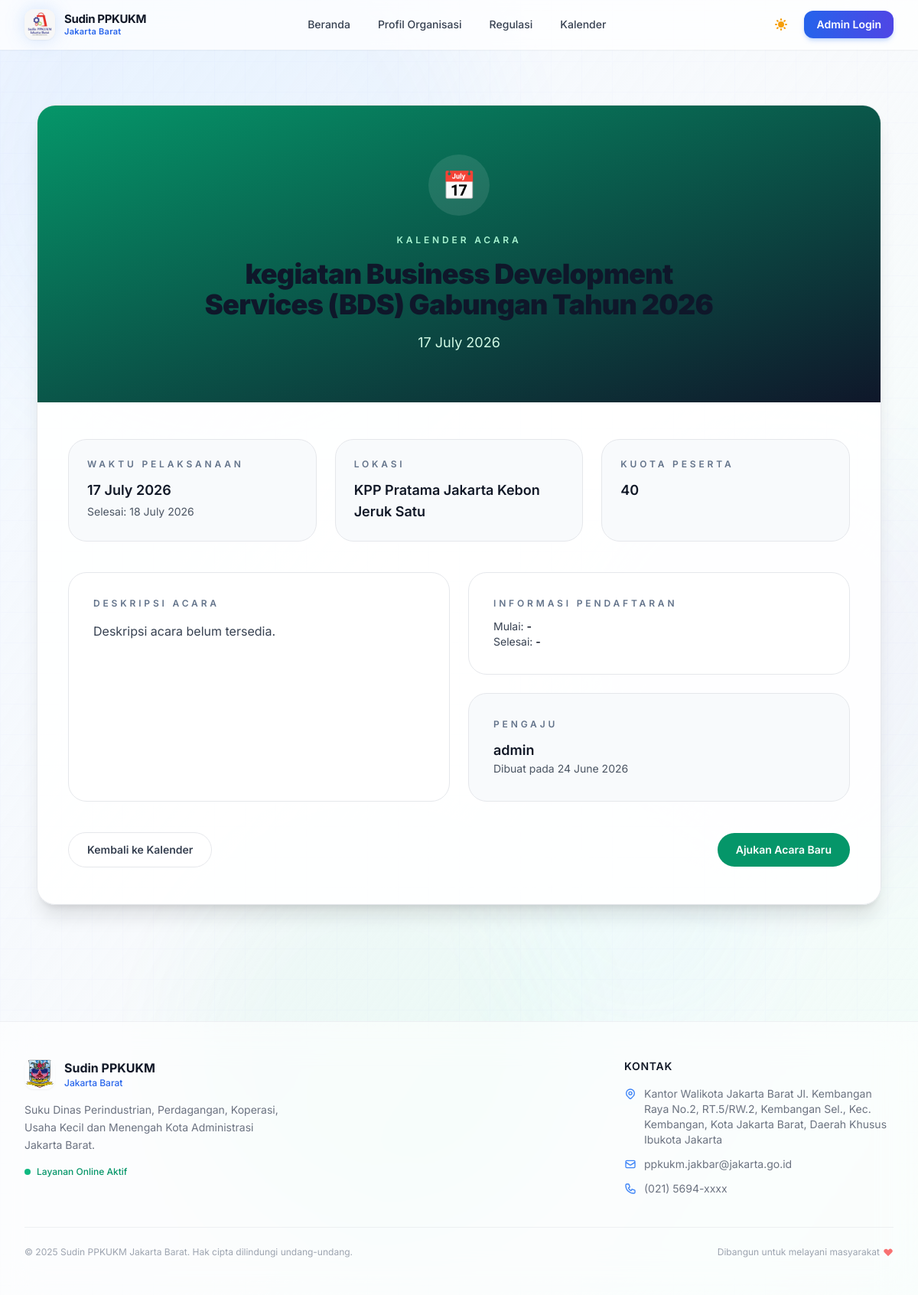
/calendar/37, run on the app's committed database.
### app.py (models this page shows)
class News(db.Model):
    id = db.Column(db.Integer, primary_key=True)
    title = db.Column(db.String(200), nullable=False)
    content = db.Column(db.Text)
    image_url = db.Column(db.String(255))
    publish_date = db.Column(db.DateTime, default=datetime.datetime.utcnow)
    author_id = db.Column(db.Integer, db.ForeignKey('user.id'))
    author = db.relationship('User', foreign_keys=[author_id], backref='news')
    status = db.Column(db.String(20), default='pending', nullable=False)  # 'pending' | 'published' | 'rejected'
    category = db.Column(db.String(50), default='event', nullable=False)  # 'pelatihan' | 'promosi' | 'event' | 'ukm' | 'kalender'
    registration_start_date = db.Column(db.DateTime, nullable=True)
    registration_end_date = db.Column(db.DateTime, nullable=True)
    start_date = db.Column(db.DateTime, nullable=True)
    end_date = db.Column(db.DateTime, nullable=True)
    participant_count = db.Column(db.Integer, nullable=True)
    location = db.Column(db.String(255), nullable=True)
    reviewed_by_id = db.Column(db.Integer, db.ForeignKey('user.id'), nullable=True)
    reviewer = db.relationship('User', foreign_keys=[reviewed_by_id])
    reviewed_at = db.Column(db.DateTime, nullable=True)
    reject_reason = db.Column(db.Text, nullable=True)
    photos = db.relationship('NewsPhoto', backref='news', cascade='all, delete-orphan', lazy='select')
    videos = db.relationship('NewsVideo', backref='news', cascade='all, delete-orphan', lazy='select')

class User(UserMixin, db.Model):
    id = db.Column(db.Integer, primary_key=True)
    username = db.Column(db.String(50), unique=True, nullable=False)
    email = db.Column(db.String(100), unique=True, nullable=False)
    password_hash = db.Column(db.String(255), nullable=False)
    role = db.Column(db.String(20), default='staff')  # 'admin' | 'staff'
    nip = db.Column(db.String(30), unique=True, nullable=True)
    is_active_account = db.Column(db.Boolean, default=True, nullable=False)
    must_change_password = db.Column(db.Boolean, default=False, nullable=False)
    created_at = db.Column(db.DateTime, default=datetime.datetime.utcnow)

### app.py (the view)
@app.route('/calendar/<int:event_id>')
def calendar_detail(event_id):
    event = News.query.filter(
        News.id == event_id,
        News.category.in_(['event', 'kalender']),
        News.status == 'published'
    ).first_or_404()
    return render_template('calendar_detail.html', event=event)

### app.py (called while the page is built)
@app.after_request
def add_security_headers(response):
    response.headers['X-Content-Type-Options'] = 'nosniff'
    response.headers['X-Frame-Options'] = 'DENY'
    response.headers['X-XSS-Protection'] = '1; mode=block'
    response.headers['Strict-Transport-Security'] = 'max-age=31536000; includeSubDomains'
    response.headers['Content-Security-Policy'] = (
        "default-src 'self'; "
        "script-src 'self' 'unsafe-inline' cdn.tailwindcss.com cdn.jsdelivr.net unpkg.com; "
        "style-src 'self' 'unsafe-inline' fonts.googleapis.com; "
        "font-src 'self' fonts.gstatic.com; "
        "img-src 'self' data: images.unsplash.com; "
        "media-src 'self'; "
        "connect-src 'self'"
    )
    return response

### templates/calendar_detail.html (shortened to what this page needs)
{% extends "base.html" %}
{% block content %}
<div class="max-w-6xl mx-auto px-4 py-12">
  <div class="bg-white/90 dark:bg-gray-900/95 border border-gray-200 dark:border-gray-800 rounded-3xl shadow-xl overflow-hidden">
    {% if event.image_url or event.photos %}
    <div class="relative h-96 overflow-hidden">
      <img src="{% if event.image_url %}{{ event.image_url }}{% else %}{{ event.photos[0].file_url }}{% endif %}" alt="Foto acara {{ event.title }}" class="object-cover w-full h-full" />
      <div class="absolute inset-0 bg-gradient-to-t from-black/90 via-transparent to-transparent"></div>
      <div class="absolute bottom-6 left-6 text-white">
        <p class="text-xs uppercase tracking-[0.32em] text-emerald-200 font-semibold">Kalender Acara</p>
        <h1 class="mt-3 text-4xl font-black leading-tight">{{ event.title }}</h1>
      </div>
    </div>
    {% else %}
    <div class="relative bg-gradient-to-br from-emerald-600 to-slate-900 p-16 text-white text-center">
      <div class="mx-auto max-w-2xl">
        <div class="inline-flex h-20 w-20 items-center justify-center rounded-full bg-white/10 text-4xl mb-6">📅</div>
        <p class="text-xs uppercase tracking-[0.32em] text-emerald-200 font-semibold mb-4">Kalender Acara</p>
        <h1 class="text-4xl font-black">{{ event.title }}</h1>
        <p class="mt-4 text-lg text-emerald-100">{{ event.start_date.strftime('%d %B %Y') if event.start_date else 'Tanggal belum tersedia' }}</p>
      </div>
    </div>
    {% endif %}
    <div class="px-6 py-10 md:px-10 md:py-12 space-y-10">
      <div class="grid gap-6 lg:grid-cols-3">
        <div class="rounded-3xl bg-slate-50 dark:bg-gray-950/90 border border-gray-200 dark:border-gray-800 p-6">
          <p class="text-xs uppercase tracking-[0.32em] text-slate-500 dark:text-slate-400 font-semibold">Waktu Pelaksanaan</p>
          <p class="mt-3 text-lg font-semibold text-gray-900 dark:text-white">{{ event.start_date.strftime('%d %B %Y') if event.start_date else '-' }}</p>
          {% if event.end_date and event.end_date != event.start_date %}
          <p class="text-sm text-gray-600 dark:text-gray-400 mt-1">Selesai: {{ event.end_date.strftime('%d %B %Y') }}</p>
          {% endif %}
        </div>
        <div class="rounded-3xl bg-slate-50 dark:bg-gray-950/90 border border-gray-200 dark:border-gray-800 p-6">
          <p class="text-xs uppercase tracking-[0.32em] text-slate-500 dark:text-slate-400 font-semibold">Lokasi</p>
          <p class="mt-3 text-lg font-semibold text-gray-900 dark:text-white">{{ event.location or 'Belum ditentukan' }}</p>
        </div>
        <div class="rounded-3xl bg-slate-50 dark:bg-gray-950/90 border border-gray-200 dark:border-gray-800 p-6">
          <p class="text-xs uppercase tracking-[0.32em] text-slate-500 dark:text-slate-400 font-semibold">Kuota Peserta</p>
          <p class="mt-3 text-lg font-semibold text-gray-900 dark:text-white">{{ event.participant_count or 'Tidak ditentukan' }}</p>
        </div>
      </div>
      <div class="grid gap-6 lg:grid-cols-2">
        <div class="rounded-3xl bg-white dark:bg-gray-950/90 border border-gray-200 dark:border-gray-800 p-8 space-y-4">
          <p class="text-xs uppercase tracking-[0.32em] text-slate-500 dark:text-slate-400 font-semibold">Deskripsi Acara</p>
          <div class="prose prose-slate dark:prose-invert max-w-none text-gray-700 dark:text-gray-300">{{ event.content or 'Deskripsi acara belum tersedia.' }}</div>
        </div>
        <div class="space-y-6">
          <div class="rounded-3xl bg-white dark:bg-gray-950/90 border border-gray-200 dark:border-gray-800 p-8">
            <p class="text-xs uppercase tracking-[0.32em] text-slate-500 dark:text-slate-400 font-semibold">Informasi Pendaftaran</p>
            <p class="mt-3 text-sm text-gray-700 dark:text-gray-300">Mulai: <span class="font-semibold text-gray-900 dark:text-white">{{ event.registration_start_date.strftime('%d %B %Y') if event.registration_start_date else '-' }}</span></p>
            <p class="text-sm text-gray-700 dark:text-gray-300">Selesai: <span class="font-semibold text-gray-900 dark:text-white">{{ event.registration_end_date.strftime('%d %B %Y') if event.registration_end_date else '-' }}</span></p>
          </div>
          <div class="rounded-3xl bg-slate-50 dark:bg-gray-950/90 border border-gray-200 dark:border-gray-800 p-8">
            <p class="text-xs uppercase tracking-[0.32em] text-slate-500 dark:text-slate-400 font-semibold">Pengaju</p>
            <p class="mt-3 text-lg font-semibold text-gray-900 dark:text-white">{{ event.author.username if event.author else 'Tim Sudin PPKUKM' }}</p>
            <p class="text-sm text-gray-600 dark:text-gray-400">Dibuat pada {{ event.publish_date.strftime('%d %B %Y') }}</p>
          </div>
        </div>
      </div>
      <div class="flex justify-between items-center gap-4">
        <a href="{{ url_for('calendar') }}" class="inline-flex items-center gap-2 rounded-3xl border border-gray-200 bg-white text-gray-700 px-6 py-3 text-sm font-semibold hover:bg-gray-50 transition">Kembali ke Kalender</a>
        <a href="{{ url_for('calendar_new') }}" class="inline-flex items-center gap-2 rounded-3xl bg-emerald-600 text-white px-6 py-3 text-sm font-semibold hover:bg-emerald-700 transition">Ajukan Acara Baru</a>
      </div>
    </div>
  </div>
</div>
{% endblock %}

### static/css/app.css (style rules this page uses)
*, *::before, *::after { box-sizing: border-box; margin: 0; padding: 0; }
html { scroll-behavior: smooth; font-size: 16px; }
body { font-family: "Inter", -apple-system, BlinkMacSystemFont, "Segoe UI", sans-serif; color: #1e293b; line-height: 1.6; min-height: 100vh; overflow-x: hidden; }
* { overflow-wrap: anywhere; }
h1, h2, h3, h4, h5, h6 { font-weight: 800; line-height: 1.15; color: #0f172a; }
p { color: #475569; margin-bottom: 0.75rem; }
a { color: #2563eb; text-decoration: none; transition: color 0.2s ease; }

### static/css/news-professional.css (style rules this page uses)
* { font-family: "Inter", -apple-system, BlinkMacSystemFont, "Segoe UI", Roboto, Oxygen, Ubuntu, Cantarell, sans-serif; }
h1, h2, h3 { font-weight: 800 900; letter-spacing: -0.02em; line-height: 1.1; }
html { scroll-behavior: smooth; }

### data on the page
News: title "kegiatan Business Development Services (BDS) Gabungan Tahun 2026", start_date "17 July 2026", end_date "18 July 2026", location "KPP Pratama Jakarta Kebon Jeruk Satu", participant_count "40", content "Deskripsi acara belum tersedia.", registration_start_date "-", registration_end_date "-", publish_date "24 June 2026"
User: author "admin"
